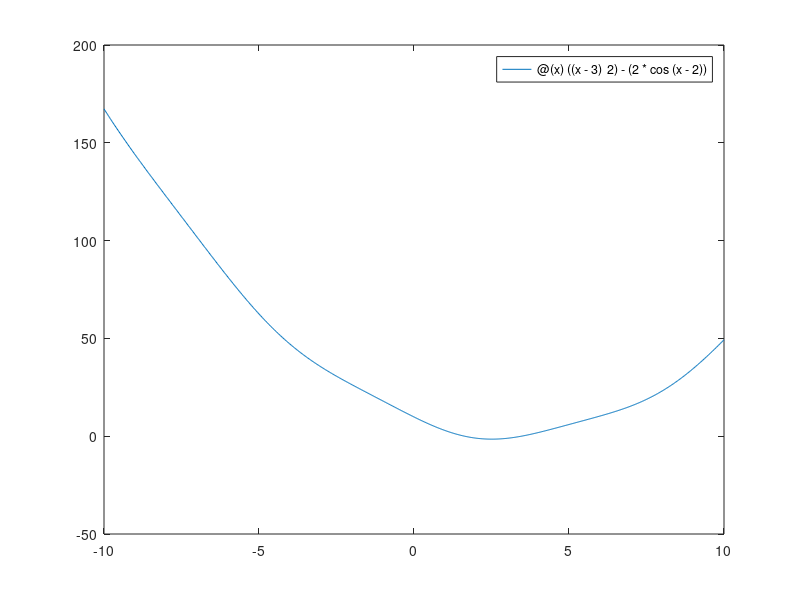
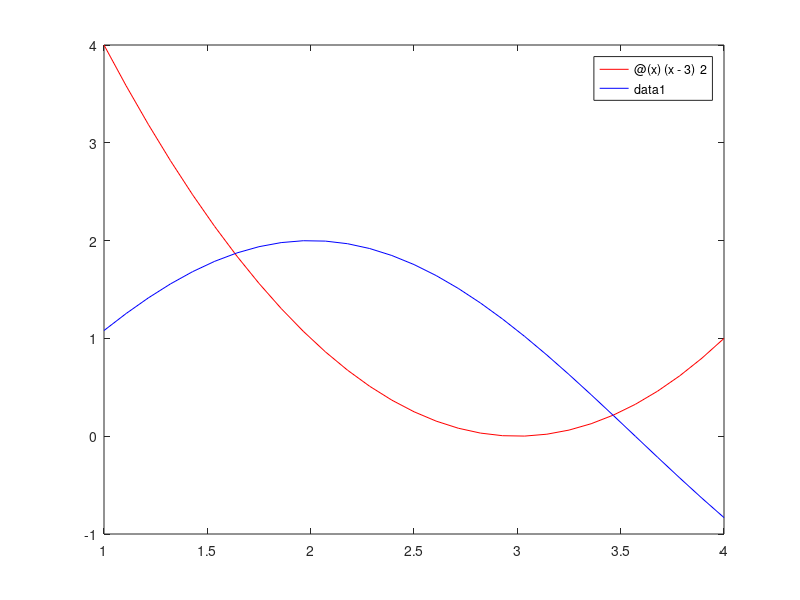

Write MATLAB code to recreate these figures, in order.
f=@ (x)   ((x-3)^2)-(2*cos(x-2))

g1=@ (x) (x-3)^2
g2=@ (x) 2*cos(x-2)


figure(1)
fplot(f,[-10 10])


figure(2)
fplot(g1,[1 4], 'r')
hold %une os graficos
fplot(g2,[1 4], 'b')